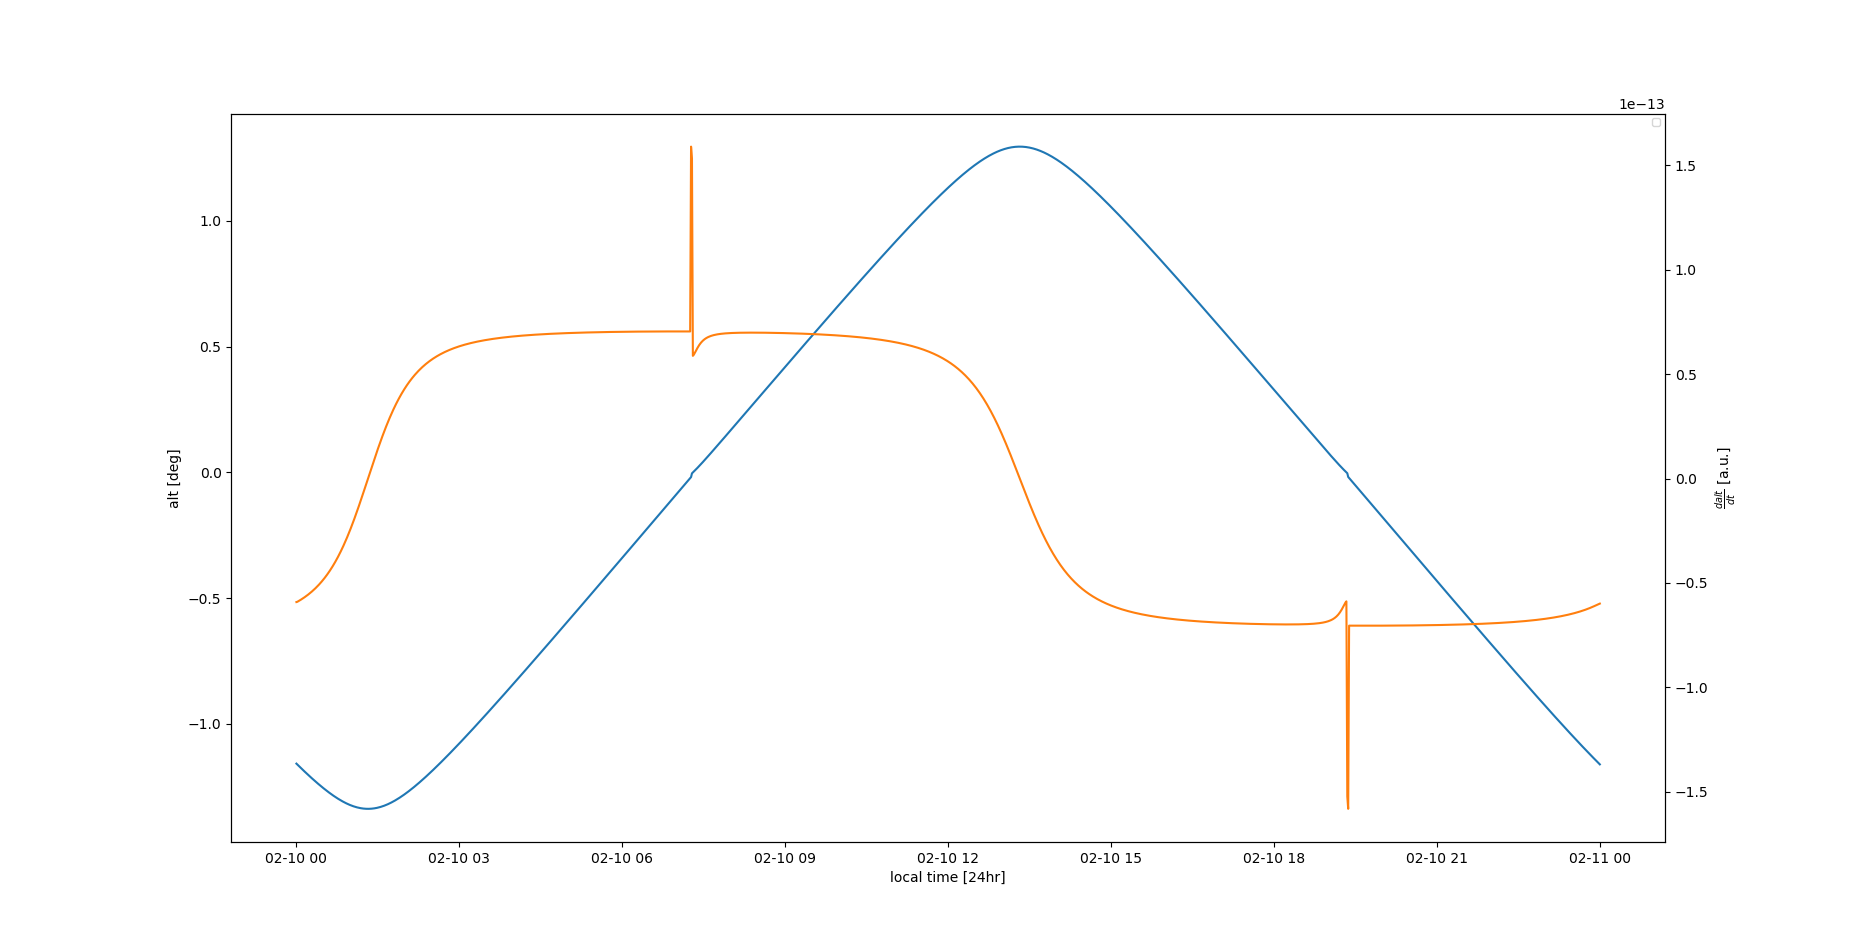

Source code (Python):
# imports
import datetime as dt

import matplotlib.pyplot as plt
import numpy as np
import pandas as pd
import pysolar.solar as pssl


# params
lt, lg = 1.299119, 103.771232
ele = 0

# getting time array
start = pd.Timestamp('2020-02-10')
end = pd.Timestamp('2020-02-11')
when_ara = pd.date_range(start, end, freq='min', tz='Asia/Singapore')

# calculating altitude
alt_ara = np.array([
    np.deg2rad(pssl.get_altitude(lt, lg, when, elevation=ele))\
    for when in when_ara
])

# taking first derivative
der1alt_ara = np.gradient(alt_ara, when_ara[1].value - when_ara[0].value)

# plot
fig = plt.figure()
ax = fig.add_subplot(111)
ax1 = ax.twinx()

ax.plot_date(when_ara, alt_ara, '-', color='C0')
ax1.plot_date(when_ara, der1alt_ara, '-', color='C1')

ax.legend(fontsize='x-small')
ax.set_xlabel('local time [24hr]')
ax.set_ylabel('alt [deg]')
ax1.set_ylabel(r'$\frac{d alt}{dt}$ [a.u.]')

plt.show()
